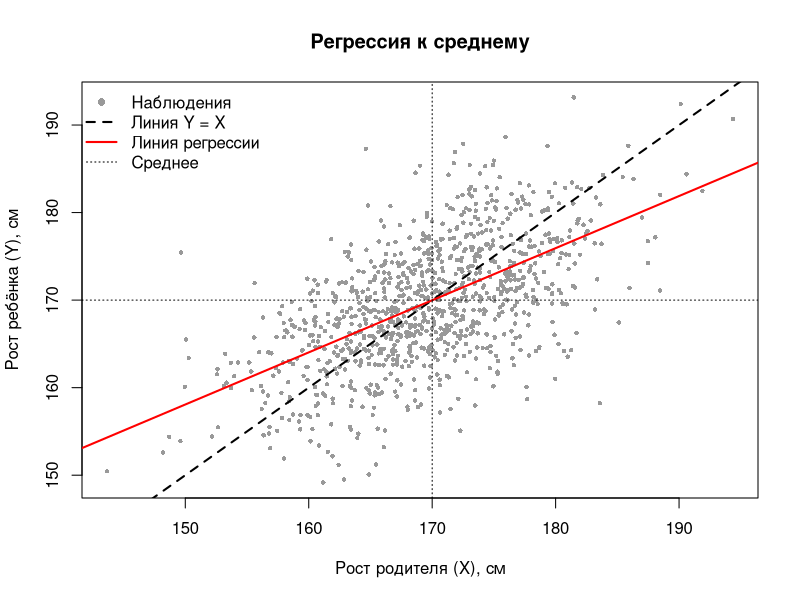
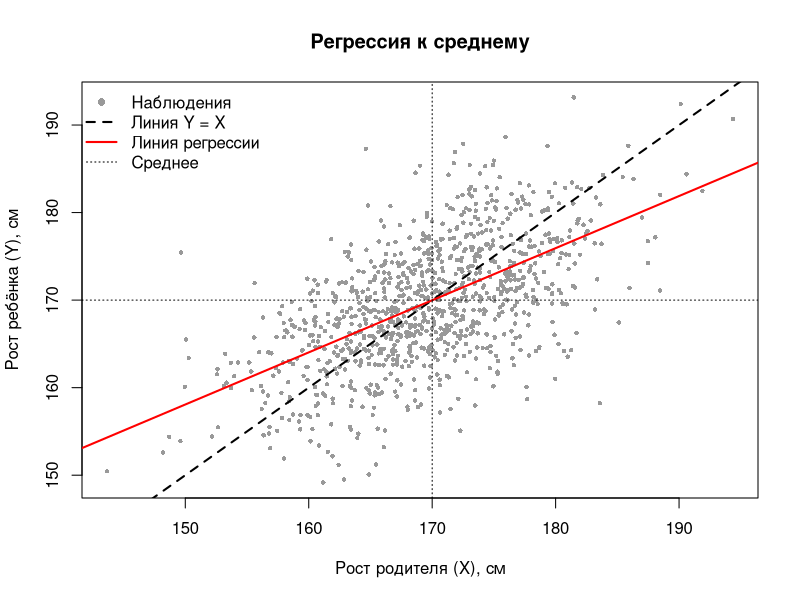

R code for these plots, in order:
# симуляция «регрессии к среднему»
# X и Y распределены одинаково (ср. mu, ст. откл. sigma), корреляция rho.
# Проверяем три вывода из решения:
#   1) b1 = rho
#   2) прогноз равен X только при X = mu; при X > mu он меньше X, при X < mu больше
#   3) эффект статистический: разброс Y не меньше разброса X, а обратная регрессия тоже «стягивает» к среднему

set.seed(1886)

mu    <- 170            #средний рост
sigma <- 7              #стандартное отклонение роста
rho   <- 0.6            #корреляция роста родителей и детей

# сген пары с одинаковым распределением и корреляцией rho
make_data <- function(n) {
    z1 <- rnorm(n)
    z2 <- rnorm(n)
    x  <- mu + sigma * z1
    y  <- mu + sigma * (rho * z1 + sqrt(1 - rho^2) * z2)
    data.frame(x = x, y = y)
}


# Оценка наклона приближается к rho при росте выборки
sizes <- c(20, 100, 1000, 10000, 100000)
b1 <- sapply(sizes, function(n) coef(lm(y ~ x, data = make_data(n)))[2])
data.frame(n = sizes, b1 = round(b1, 3), rho = rho)


# Где прогноз совпадает с X
d <- make_data(10000)
m <- lm(y ~ x, data = d)
b <- coef(m)
b

x_star <- b[1] / (1 - b[2])     # точка, где прогноз равен X
cat("Прогноз равен X при X =", round(x_star, 1), "; среднее mu =", mu, "\n")

# Прогноз для нескольких X ниже и выше среднего
check <- data.frame(x = c(150, 160, 170, 180, 190))
check$prognoz <- round(predict(m, newdata = check), 1)
check$prognoz_minus_x <- round(check$prognoz - check$x, 1)
check


# Разброс детей такой же, как у родителей
round(c(sd_x = sd(d$x), sd_y = sd(d$y)), 2)

# Обратная регрессия (X на Y) тоже даёт наклон около rho:
# у высоких детей родители в среднем ниже
coef(lm(x ~ y, data = d))[2]


# График
draw_galton <- function() {
    s <- d[1:1000, ]                           # 1000 точек, чтобы не было каши
    plot(s$x, s$y, pch = 16, col = "grey60", cex = 0.6,
         xlab = "Рост родителя (X), см", ylab = "Рост ребёнка (Y), см",
         main = "Регрессия к среднему")
    abline(0, 1, lty = 2, lwd = 2)             # линия Y = X
    abline(m, col = "red", lwd = 2)            # линия регрессии
    abline(v = mu, h = mu, lty = 3)            # средние
    legend("topleft",
           legend = c("Наблюдения", "Линия Y = X", "Линия регрессии", "Среднее"),
           pch = c(16, NA, NA, NA), lty = c(NA, 2, 1, 3), lwd = c(NA, 2, 2, 1),
           col = c("grey60", "black", "red", "black"), bty = "n")
}

draw_galton()                                  # на экран

png("galton_regression.png", width = 800, height = 600)
draw_galton()                                  # в файл
dev.off()
